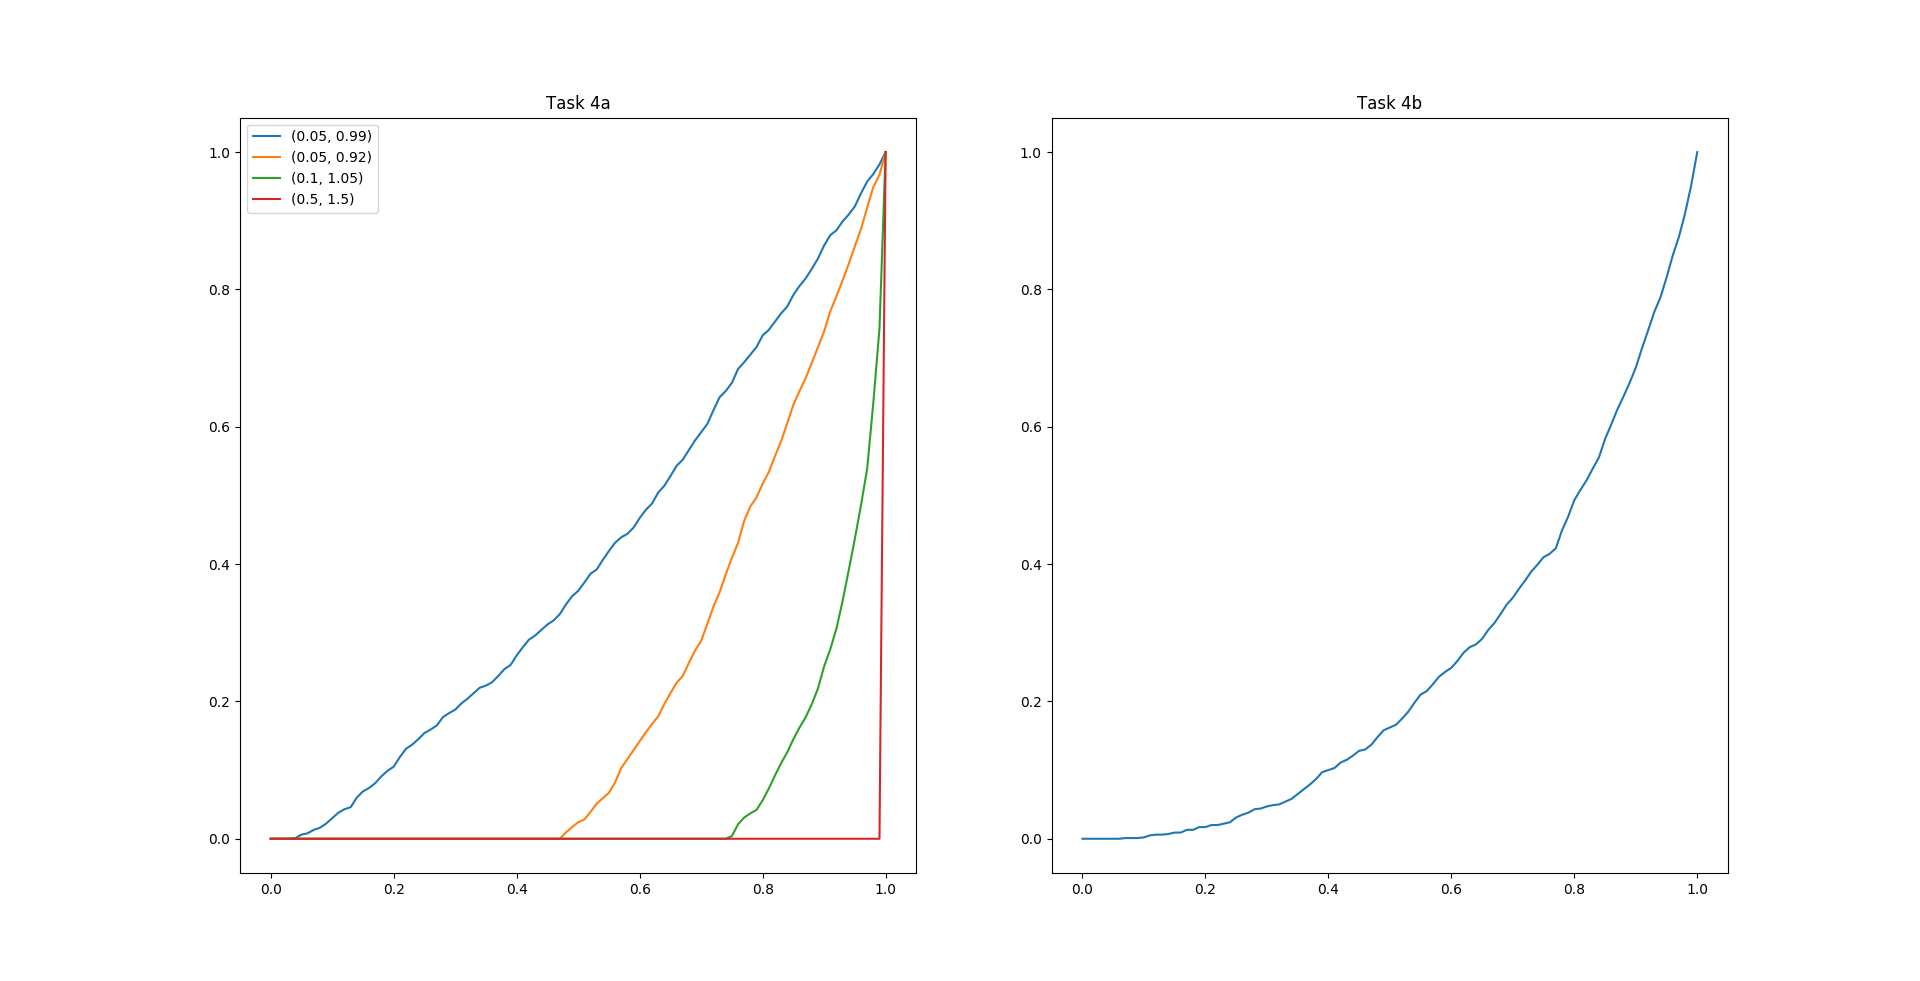

Source code (Python):
#!/usr/bin/python
import numpy as np
import matplotlib.pyplot as plt
from scipy.stats import kstest, norm


SAMPLE_SIZE = 100
N = 1000

def type2_errors(low, high):
    xs = np.arange(0., 1.01, step=.01)
    p_values_freq = np.zeros(xs.shape)
    for _ in range(N):
        sample = np.random.uniform(low=low, high=high, size=SAMPLE_SIZE)
        ks_test = kstest(sample, 'uniform')
        for i, x in enumerate(xs):
            if 1 - ks_test.pvalue <= x:
                p_values_freq[i] += 1
    p_values_freq /= N
    return xs, p_values_freq
    

if __name__ == '__main__':
    plt.figure(1)
    plt.subplot(121)

    # task 4a
    for low, high in [(0.05, 0.99), (0.05, 0.92), (0.1, 1.05), (0.5, 1.5)]:
        xs, p_values_freq = type2_errors(low, high)
        plt.plot(xs, p_values_freq, label=str((low, high)))
    plt.legend()
    plt.title('Task 4a')

    plt.subplot(122)

    # task 4b
    xs = np.arange(0., 1.01, step=.01)
    p_values_freq = np.zeros(xs.shape)
    for _ in range(N):
        sample = np.random.normal(size=SAMPLE_SIZE)
        mean, var = np.mean(sample), np.var(sample)
        ks_test = kstest(sample, lambda x: norm.cdf(x, loc=mean, scale=var))
        for i, x in enumerate(xs):
            if ks_test.pvalue <= x:
                p_values_freq[i] += 1
    p_values_freq /= N
    plt.plot(xs, p_values_freq)
    plt.title('Task 4b')

    plt.show()
